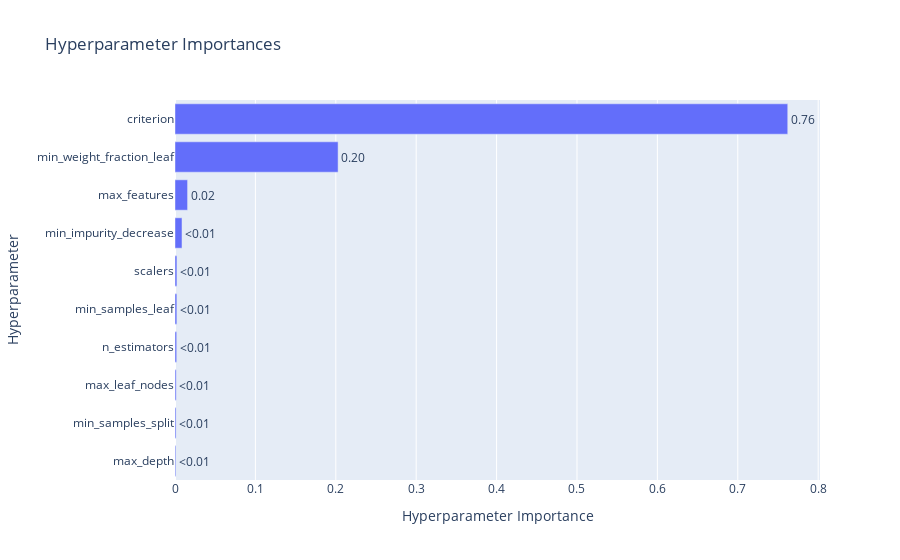

Notebook source saved alongside this figure:
### Code cell
# Hyperparameter importances

optuna.visualization.plot_param_importances(study)

### Figure 1 — Plotly figure (JSON) as saved in the notebook; plotly's stock layout.template omitted (floating-point values rounded to 4 significant figures)
{"data": [{"cliponaxis": false, "hovertemplate": ["max_depth (IntDistribution): 0.0010545424464261704<extra></extra>", "min_samples_split (IntDistribution): 0.0013145060239842684<extra></extra>", "max_leaf_nodes (IntDistribution): 0.0014869143796067397<extra></extra>", "n_estimators (IntDistribution): 0.0021006486951570696<extra></extra>", "min_samples_leaf (IntDistribution): 0.002299614859914845<extra></extra>", "scalers (CategoricalDistribution): 0.00239191648797545<extra></extra>", "min_impurity_decrease (FloatDistribution): 0.008691140509351209<extra></extra>", "max_features (CategoricalDistribution): 0.01564803581550872<extra></extra>", "min_weight_fraction_leaf (FloatDistribution): 0.20286566603938797<extra></extra>", "criterion (CategoricalDistribution): 0.7621470147426878<extra></extra>"], "name": "Objective Value", "orientation": "h", "text": ["<0.01", "<0.01", "<0.01", "<0.01", "<0.01", "<0.01", "<0.01", "0.02", "0.20", "0.76"], "textposition": "outside", "type": "bar", "x": [0.001055, 0.001315, 0.001487, 0.002101, 0.0023, 0.002392, 0.008691, 0.01565, 0.2029, 0.7621], "y": ["max_depth", "min_samples_split", "max_leaf_nodes", "n_estimators", "min_samples_leaf", "scalers", "min_impurity_decrease", "max_features", "min_weight_fraction_leaf", "criterion"]}], "layout": {"title": {"text": "Hyperparameter Importances"}, "xaxis": {"title": {"text": "Hyperparameter Importance"}}, "yaxis": {"title": {"text": "Hyperparameter"}}}}
